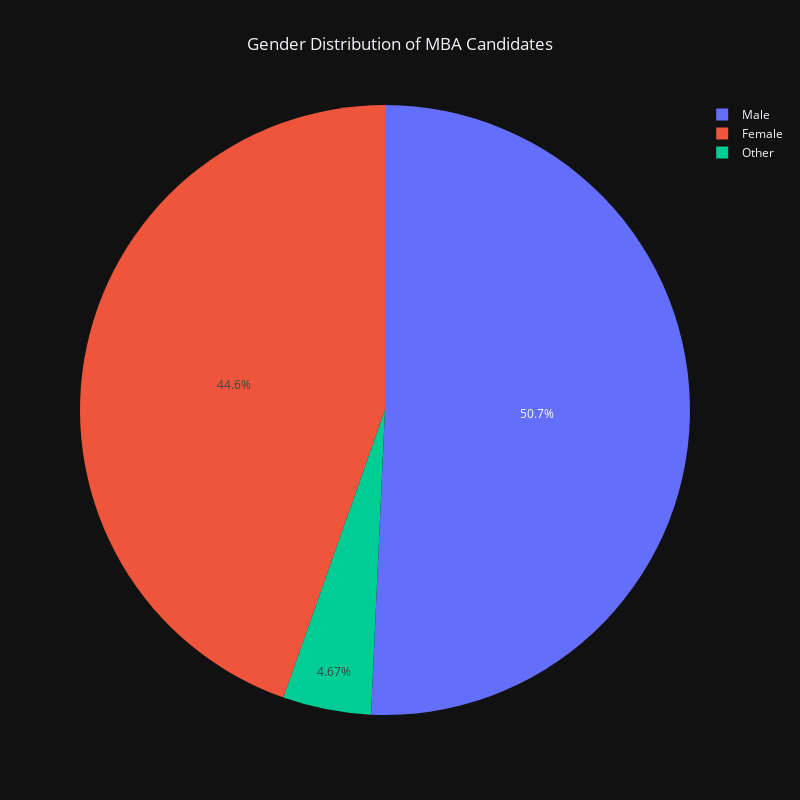

The notebook cell saved with this chart:
### Code cell
fig = px.pie(mba_df, names='Gender', title='Gender Distribution of MBA Candidates')

fig.update_layout(
    width=800,
    height=800,
    title_x=0.5)

fig.show()

### Figure 1 — Plotly figure (JSON) as saved in the notebook; plotly's stock layout.template omitted (floating-point values rounded to 4 significant figures; data arrays with more than 128 entries replaced by an {"elided": "..."} marker saying what was removed)
{"data": [{"domain": {"x": [0.0, 1.0], "y": [0.0, 1.0]}, "hovertemplate": "Gender=%{label}<extra></extra>", "labels": {"elided": "10000 str values"}, "legendgroup": "", "name": "", "showlegend": true, "type": "pie"}], "layout": {"legend": {"tracegroupgap": 0}, "title": {"text": "Gender Distribution of MBA Candidates", "x": 0.5}, "width": 800, "height": 800}}
